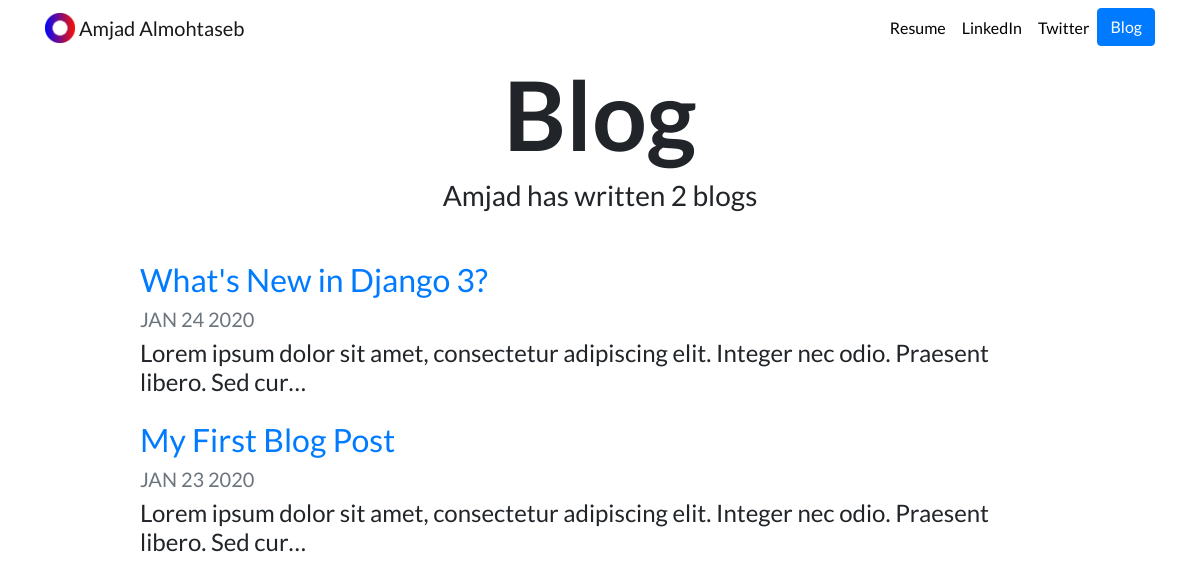
/blog/, run on an earlier commit of the app's database.
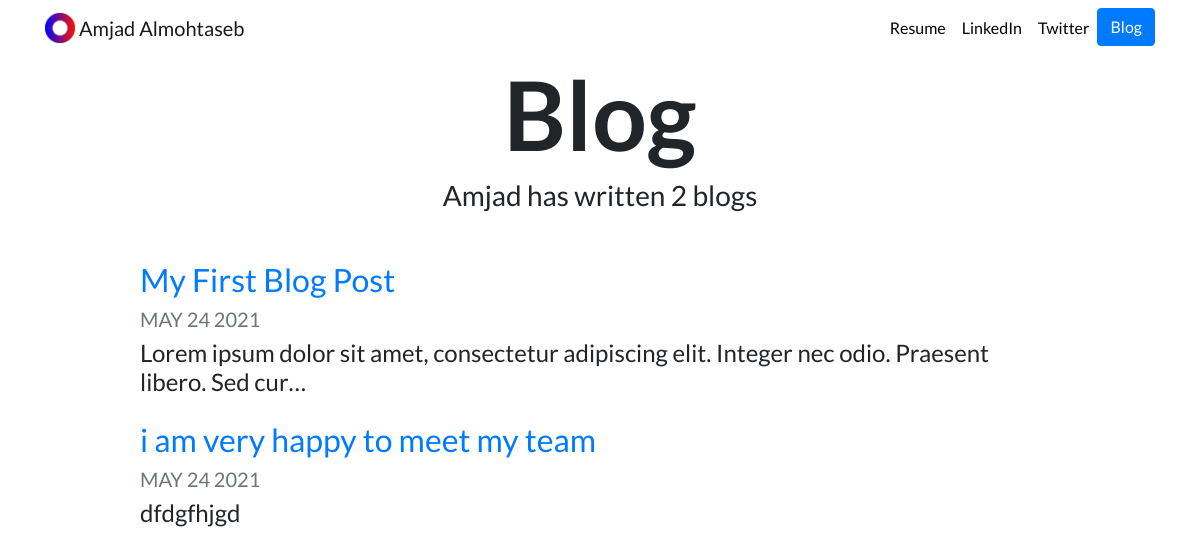
And on a later commit of the database.
### blog/models.py (models this page shows, shortened)
class Blog(models.Model):
    title = models.CharField(max_length=200)
    description = models.TextField()
    date = models.DateField()

### blog/views.py (the view)
# urls.py: path('', views.all_blogs, name='all_blogs'),
def all_blogs(request):
    blogs = Blog.objects.order_by('-date')
    return render(request, 'blog/all_blogs.html', {'blogs':blogs})

### blog/templates/blog/all_blogs.html
{% extends "portfolio/base.html" %}
{% load static %}
{% block content %}
<h1 id="blogtitle" class="font-weight-bold text-center">Blog</h1>
<h3 class="text-center mb-5">Amjad has written {{ blogs.count }} blog{{ blogs.count|pluralize }}</h3>
{% for blog in blogs %}
<div class="row justify-content-center my-3">
  <div class="col-md-10">
    <a href="{% url 'blog:detail' blog.id %}">
      <h2>{{ blog.title }}</h2>
    </a>
    <h5 class="text-muted">{{ blog.date|date:'M d Y'|upper }}</h5>
    <h4>{{ blog.description|striptags|truncatechars:100 }}</h4>
  </div>
</div>
{% endfor %}
{% endblock %}

### portfolio/templates/portfolio/base.html (shortened to what this page needs)
{% load static %}
<!doctype html>
<html lang="en">
<head>
  <link rel="stylesheet" href="https://stackpath.bootstrapcdn.com/bootstrap/4.4.1/css/bootstrap.min.css">
  <link rel="stylesheet" href="{% static "portfolio/custom.css" %}">
</head>
<body>
  <nav id="topNav" class="navbar navbar-expand-md navbar-light">
    <div class="container">
      <a class="navbar-brand" href="{% url 'home' %}">
        <img src="{% static "portfolio/Logo.png" %}" width="30" height="30" class="d-inline-block align-top" alt="Amjad's Logo">
        <span>Amjad Almohtaseb</span>
      </a>
      <div class="collapse navbar-collapse text-center" id="navbarNav">
        <ul class="navbar-nav ml-auto">
          <li class="nav-item">
            <a class="nav-link" href="{% static "portfolio/AMJAD.ALMOHTASEB-CV.pdf" %}">Resume</a>
          </li>
          <li class="nav-item">
            <a class="nav-link" href="https://www.linkedin.com/public-profile/in/amjad-almohtaseb-4b85b7165?challengeId=AQGha7VJI-8hvwAAAXeG-9NQKB1UFFV6teK3RP-G5wagTfEfi0ds12ZpxuDyzbhprw9XfSFb7s5q57n14FcT3rC1gi3ZxrY2AA&submissionId=d500f0fe-6f17-6216-2bfe-5326f6b85f2d" target="_blank">LinkedIn</a>
          </li>
          <li class="nav-item">
            <a class="nav-link" href="https://twitter.com/AmjadMohtaseb" target="_blank">Twitter</a>
          </li>
          <li>
            <a role="button" href="{% url 'blog:all_blogs' %}" class="btn btn-primary">Blog</a>
          </li>
        </ul>
      </div>
    </div>
  </nav>
  <div class="container">
    {% block content %}{% endblock %}
  </div>
</body>
</html>

### portfolio/static/portfolio/custom.css (style rules this page uses)
.navbar-nav .nav-link { color: rgba(0,0,0,1) !important; }
body { font-family: 'Lato', sans-serif; }
#blogtitle { font-size: 6rem; }

What changed in the data, as far as the page shows it:
removed Blog: title "What's New in Django 3?", date "JAN 24 2020", description "Lorem ipsum dolor sit amet, consectetur adipiscing elit. Integer nec odio. Praesent libero. Sed cur…"
changed Blog "My First Blog Post": date "JAN 23 2020" → "MAY 24 2021"
added Blog: title "i am very happy to meet my team", date "MAY 24 2021", description "dfdgfhjgd"
